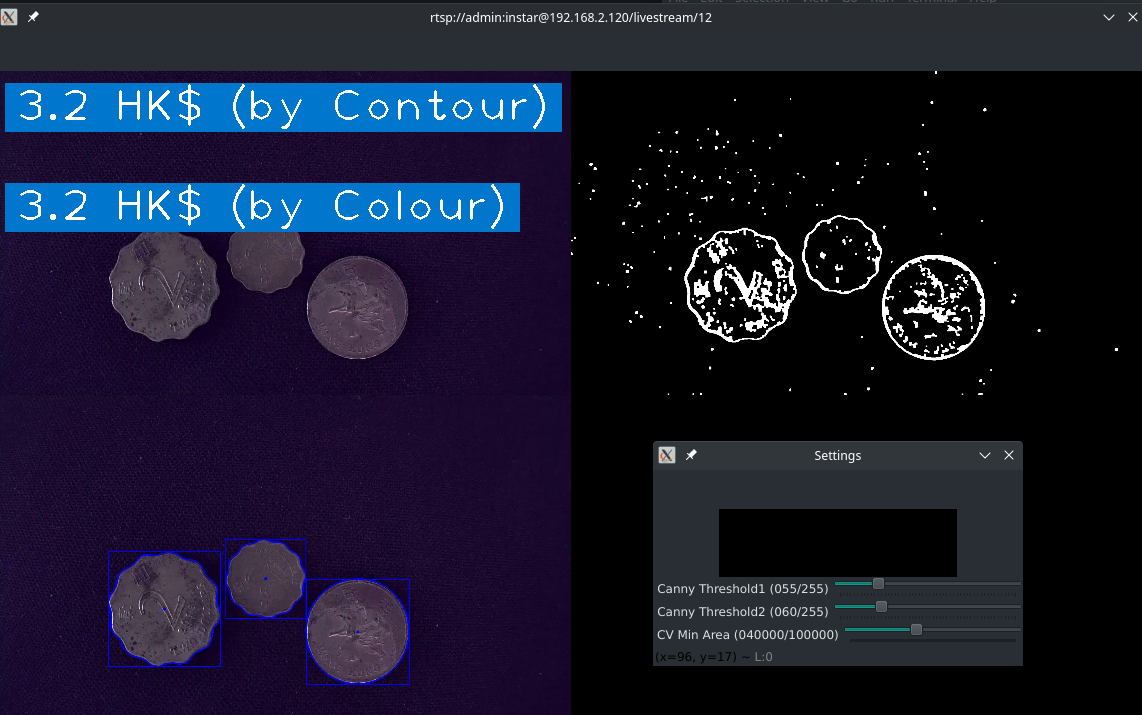
#> input picture OpenCV_Coin_counter_06.png, 1142 x 715 px
$ python -i main.py   (imports and definitions only)
#> lines starting #> are read from the running program, lines starting #| are printed output that depends on the picture; after the words box and inside, x2 and y2 are one past the last pixel; in counts of white or black regions, pixels touching at a corner belong together
#> further down, picture is the input picture: shape (715, 1142, 3); mean B, G, R 45.3, 25.9, 24.2
import cv2
import cvzone
from cvzone.ColorModule import ColorFinder
import numpy as np
import os

RTSP_URL = 'rtsp://admin:instar@192.168.2.120/livestream/12'
os.environ['OPENCV_FFMPEG_CAPTURE_OPTIONS'] = 'rtsp_transport;udp'

# [1 line that did not run here, left out]

# get RTSP stream
# [3 lines not run here, left out]

# create instance of colorfinder
# set True to display sliders to adjust search colour
# [1 line that did not run here, left out]
# colour to search for
hsvVals = {'hmin': 0, 'smin': 0, 'vmin': 0, 'hmax': 179, 'smax': 142, 'vmax': 176}

# [3 lines not run here, left out]

def empty(a):
    pass

# create sliders to adjust
# settings on the fly
# [5 lines not run here, left out]

# prepare the image for detection
def preProcessing(img):

    # add some blur to reduce noise
    img_prep = cv2.GaussianBlur(img, (5, 5), 3)
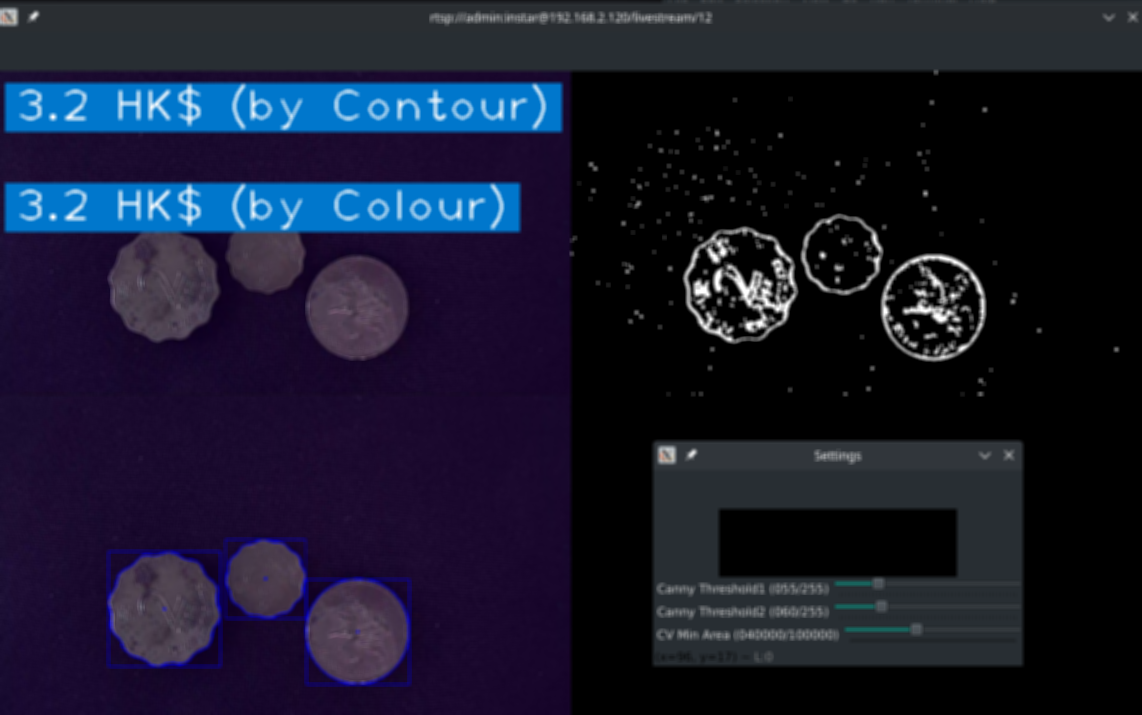
#> img_prep: shape (715, 1142, 3); mean B, G, R 45.3, 25.9, 24.2
    # use canny filter to enhance contours
    # make thresholds changeable by sliders
    threshold1 = cv2.getTrackbarPos("Canny Threshold1", "Settings")
    threshold2 = cv2.getTrackbarPos("Canny Threshold2", "Settings")
    img_prep = cv2.Canny(img_prep, threshold1, threshold2)
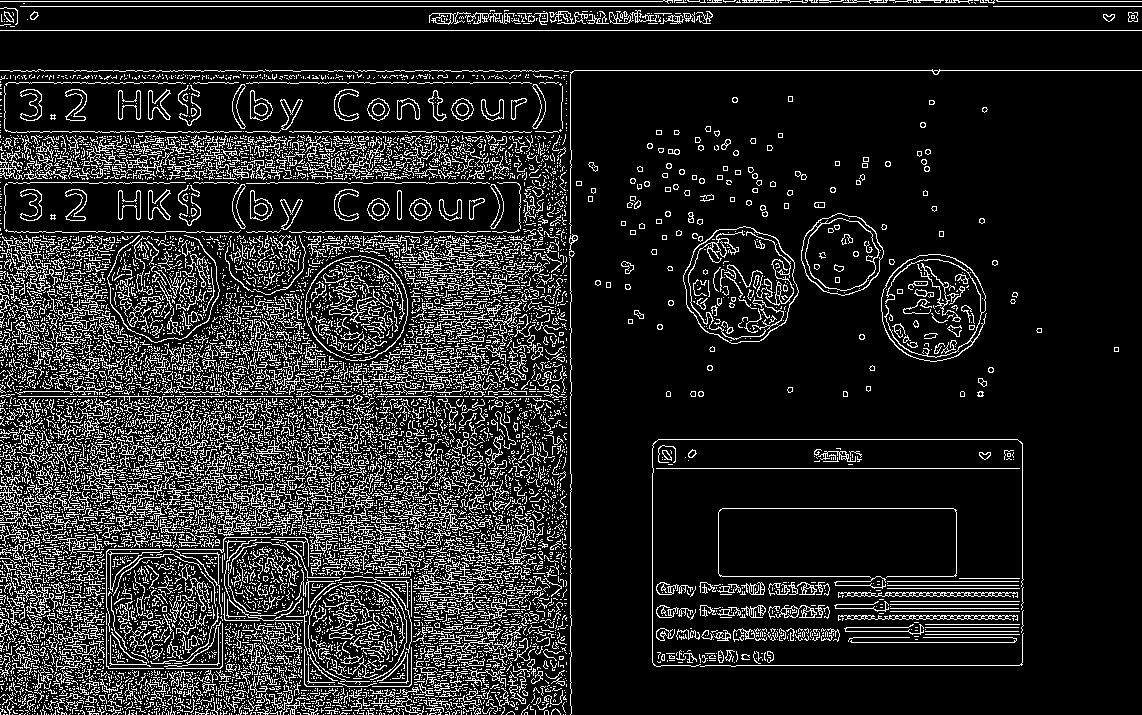
#> img_prep: shape (715, 1142); 14.4% white in thin lines or dots
    # make features more prominent by dilations
    kernel = np.ones((5, 5), np.uint8)
    img_prep = cv2.dilate(img_prep, kernel, iterations=1)
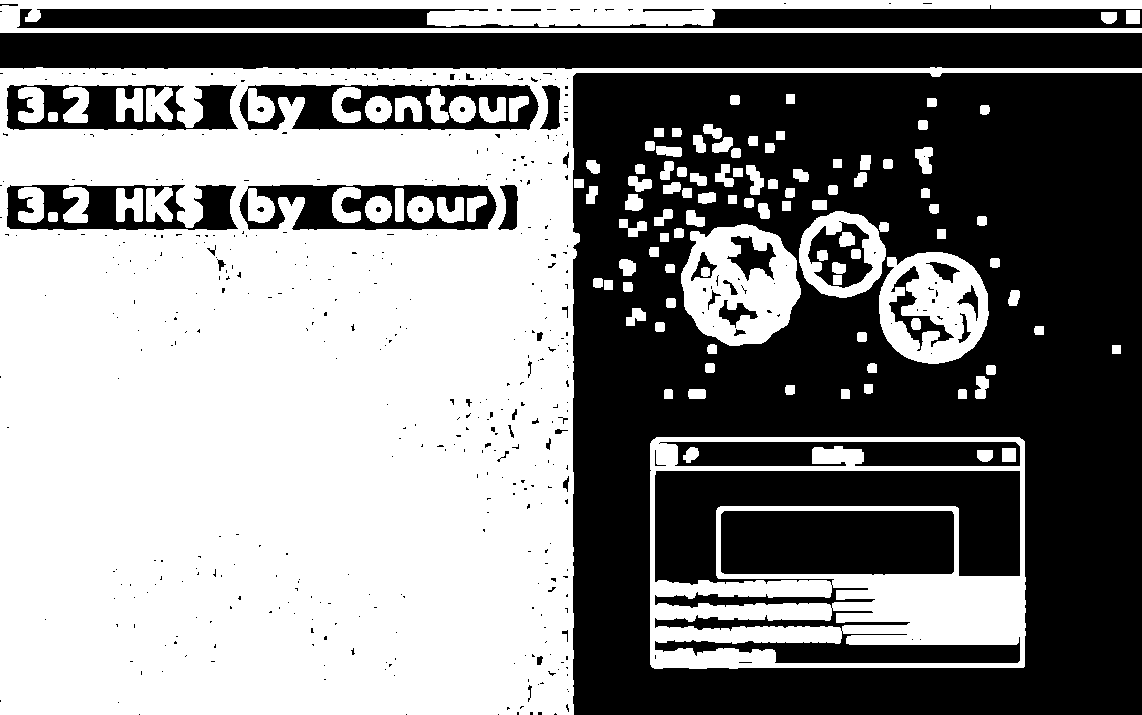
#> img_prep: shape (715, 1142); 52.8% white; 473 black regions (420 under 20 px), largest, box (x1, y1, x2, y2) and area: (573, 73, 1142, 715) 240677, (0, 33, 1142, 69) 40018, (655, 471, 1020, 663) 30770
    # morph detected features to close gaps in geometries
    img_prep = cv2.morphologyEx(img_prep, cv2.MORPH_CLOSE, kernel)
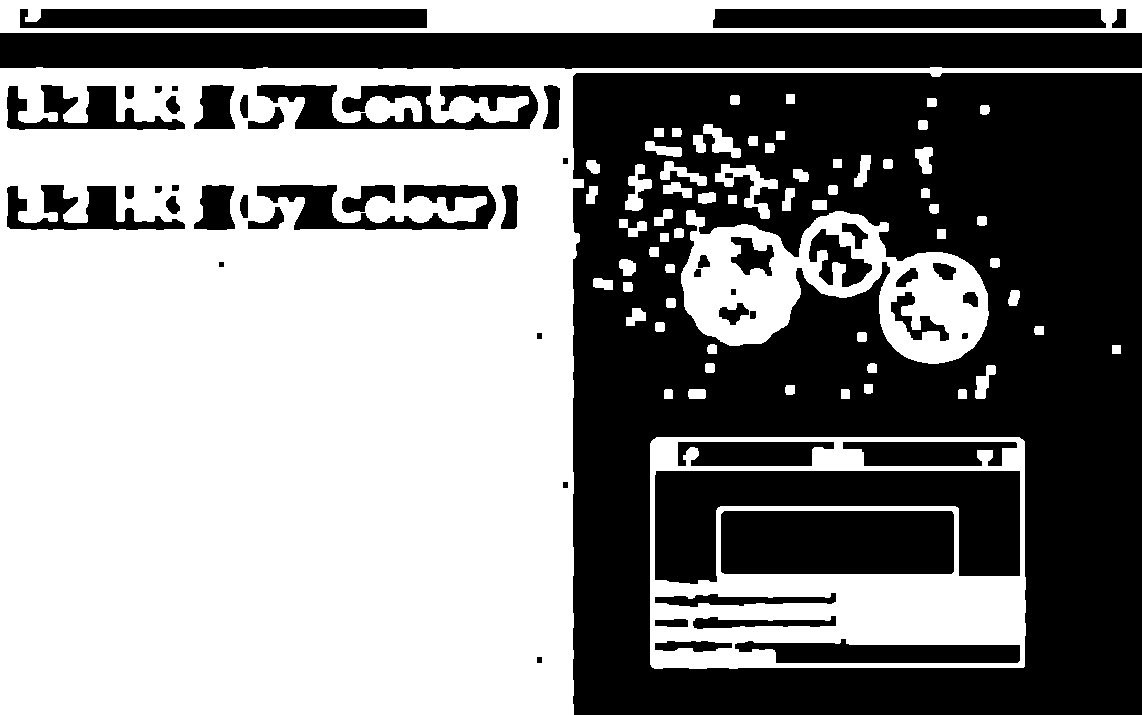
#> img_prep: shape (715, 1142); 53.8% white; 54 black regions, largest, box (x1, y1, x2, y2) and area: (573, 73, 1142, 715) 240192, (0, 33, 1142, 69) 39984, (655, 471, 1020, 584) 21673

    return img_prep

# while the stream runs do detection
# [107 lines not run here, left out]

>>> import cv2
>>> picture = cv2.imread('OpenCV_Coin_counter_06.png')
>>> result = preProcessing(picture)
